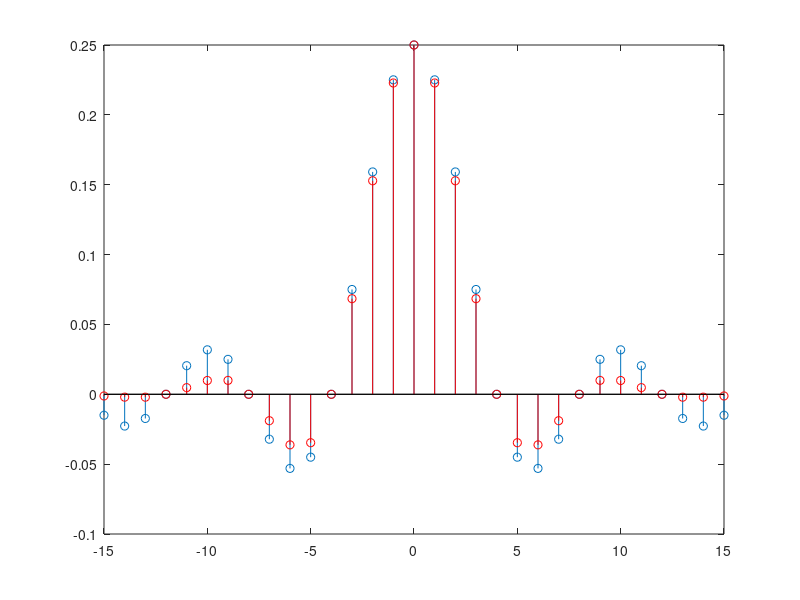
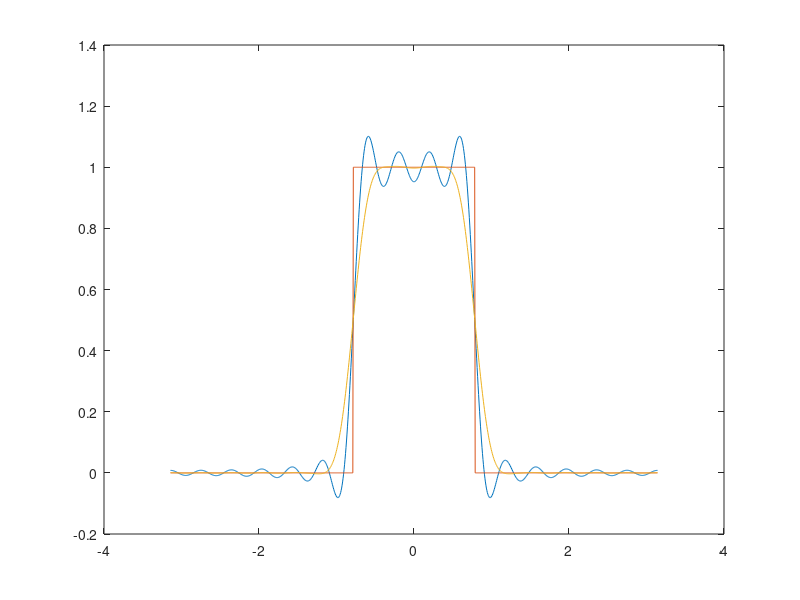
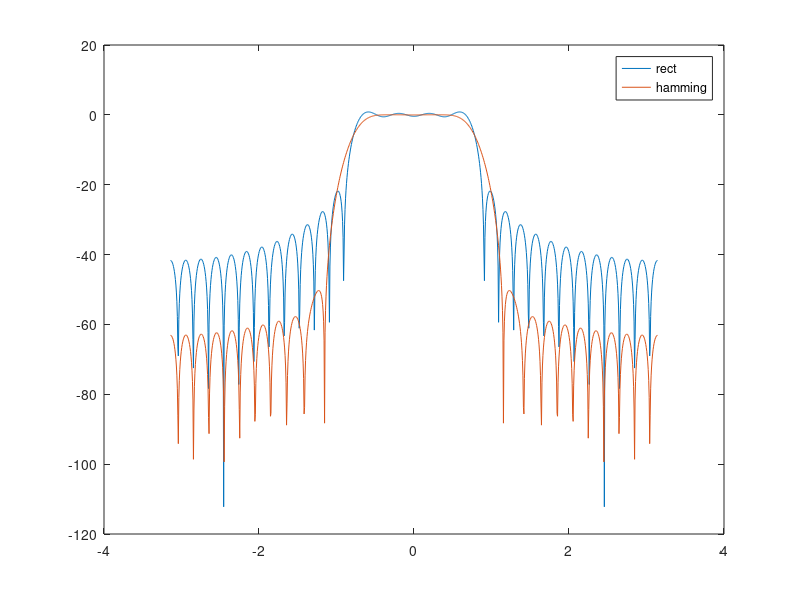
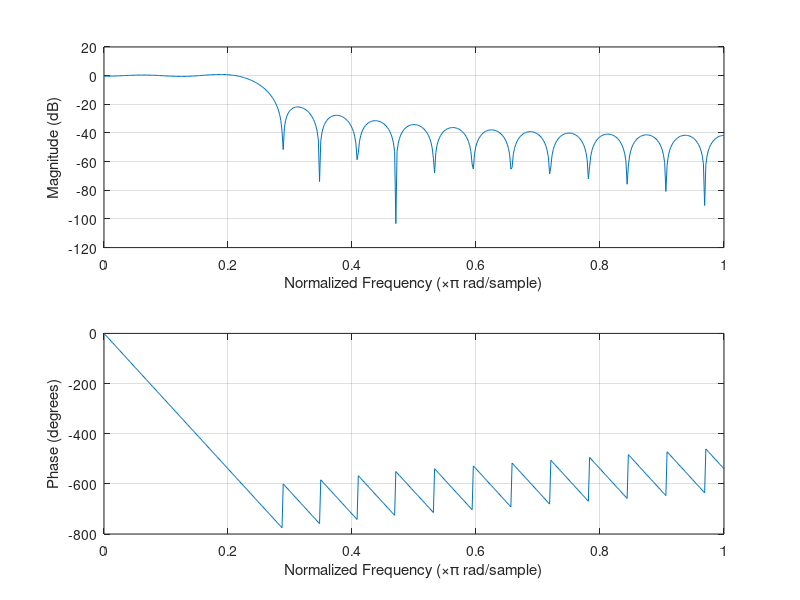

Recreate these plots in MATLAB, in order.
% %zad 2 Filtr dolnoprzespustowy
% 
% clear all
% close all
% clc
% 
% N=15;
% wgr=pi/4;
% 
% %czesc ujemna 
% n=-N:(-1);
% h_lp_u=sin(wgr*n)./(pi*n);
% %czesc zerowa
% n=0;
% h_lp_o=wgr/pi;
% %czesc dodatnia
% n=1:N;
% h_lp_d=sin(wgr*n)./(pi*n);
% 
% hlp=[h_lp_u, h_lp_o, h_lp_d];
% 
% stem(-N:N, hlp)
% hold on
% w=hamming(2*N+1);
% hLPw=hlp'.*w;
% stem(-N:N,hLPw,'r')


% %zad 2 Filtr gornoprzepustowy
% 
% clear all
% close all
% clc
% 
% N=15;
% wgr=pi/8;
% 
% %czesc ujemna 
% n=-N:(-1);
% h_lp_u=-sin(wgr*n)./(pi*n);
% %czesc zerowa
% n=0;
% h_lp_o=1-wgr/pi;
% %czesc dodatnia
% n=1:N;
% h_lp_d=-sin(wgr*n)./(pi*n);
% 
% hlp=[h_lp_u, h_lp_o, h_lp_d];
% 
% stem(-N:N, hlp)
% hold on
% w=hamming(2*N+1);
% hLPw=hlp'.*w;
% stem(-N:N,hLPw,'r')

%zad 3a FIR

clear all
close all
clc

N=15;
wgr=pi/4;

%czesc ujemna 
n=-N:(-1);
h_lp_u=sin(wgr*n)./(pi*n);
%czesc zerowa
n=0;
h_lp_o=wgr/pi;
%czesc dodatnia
n=1:N;
h_lp_d=sin(wgr*n)./(pi*n);

hlp=[h_lp_u, h_lp_o, h_lp_d];

stem(-N:N, hlp)
hold on
w=hamming(2*N+1);
hLPw=hlp'.*w;
stem(-N:N,hLPw,'r')

n=-N:N;
k=1;
w_ham=hamming(2*N+1)';
for w=linspace(-pi,pi,1000);
    H(k)=sum(hlp.*exp(-j*w*n));
    H_ham(k)=sum(hlp.*w_ham.*exp(-j*w*n));
    k=k+1;
end

w=linspace(-pi,pi,1000);
figure
H0=abs(w)<wgr;
plot(w,H,w,H0,w,H_ham)
H_db=20*log10(abs(H));
H_ham_db=20*log10(abs(H_ham));
figure
plot(w,H_db,w,H_ham_db)
legend('rect', 'hamming');



figure;
plot(w,angle(real(H)),w,real(H))
freqz(hlp,1)





